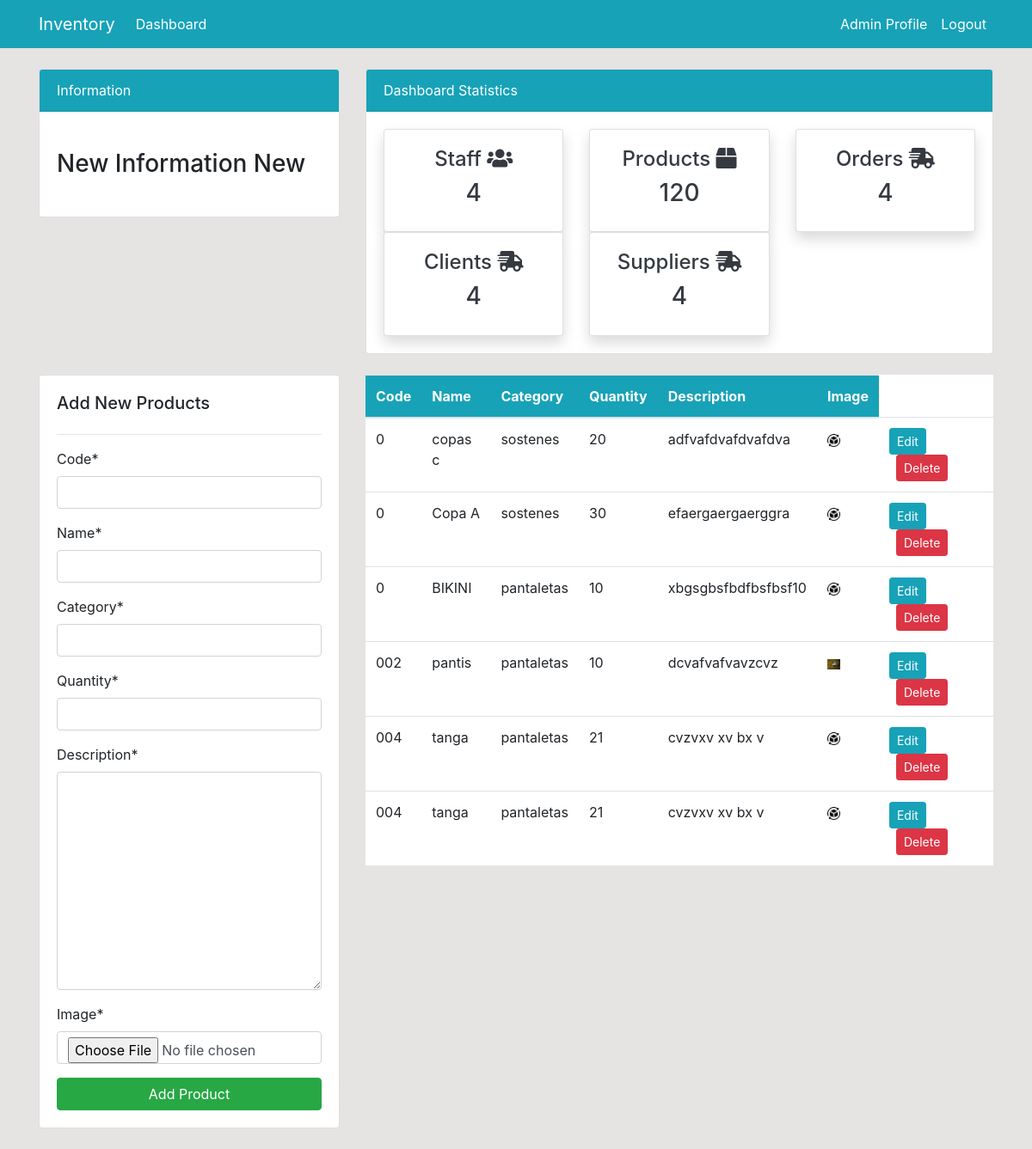
/product/ (signed in), run on the app's committed database.
### dashboard/models.py (models this page shows, shortened)
class Product(models.Model):
    code = models.CharField(max_length=20)
    name = models.CharField(max_length=100, null=True)
    category = models.CharField(max_length=20)
    description = models.TextField(max_length=200)
    quantity = models.PositiveIntegerField(null=True)
    image = models.ImageField(default='/static/img/product.png', upload_to='product_images')

### dashboard/views.py (the view)
# urls.py: path('product/', views.product, name='dashboard-product'),
@login_required(login_url='user-login')
def product(request):
    if request.method == 'POST':
        form = ProductForm(request.POST)
        if form.is_valid():
            form.save()
            return redirect('dashboard-product')
    else:
        form = ProductForm()
    items = Product.objects.raw(
        'SELECT * FROM dashboard_product'
        )
    context = {
        'items': items,
        'form' : form,
    }
    return render(request, "dashboard/product.html", context)

### dashboard/forms.py
class ProductForm(forms.ModelForm):
    class Meta:
        model= Product #importing the model
        fields = [
            'code','name','category','quantity','description','image'
        ] #Form fields

### templates/dashboard/product.html (shortened to what this page needs)
{% extends 'partials/base.html' %}
{% load crispy_forms_tags %}
{% block content %}
{% include 'partials/topside.html' %}
<div class="row my-4">
    <div class="col-md-4">
        <div class="card card-body">
            <h5>Add New Products</h5>
            <hr>
            <form method="POST">
                {{form|crispy}}
                <input class="btn btn-success btn-block" type="submit" value="Add Product">
            </form>
        </div>
    </div>
    <div class="col-md-8">
        <table class="table bg-white">
            <thead class="bg-info text-white">
                <tr>
                    <th scope="col">Code</th>
                    <th scope="col">Name</th>
                    <th scope="col">Category</th>
                    <th scope="col">Quantity</th>
                    <th scope="col">Description</th>
                    <th scope="col">Image</th>
                </tr>
            </thead>
            <tbody>
                {% for item in items %}
                <tr>
                    <td>{{ item.code }}</td>
                    <td>{{ item.name }}</td>
                    <td>{{ item.category }}</td>
                    <td>{{ item.quantity }}</td>
                    <td>{{ item.description }}</td>
                    <td><img class="image_product" src="{{ item.image }}" alt="{{ item.name }}"  ></td>
                    <td>
                        <a class="btn btn-info btn-sm mr-2"
                            href="#">Edit</a>
                        <a class="btn btn-danger btn-sm ml-2"
                            href="#">Delete</a>
                    </td>
                </tr>
                {% endfor %}
            </tbody>
        </table>
    </div>
</div>
{% endblock %}

### templates/partials/nav.html (shortened to what this page needs)
<nav class="navbar navbar-expand-lg navbar-info bg-info">
    <div class="container">
        {% if user.is_authenticated %}
        <a class="navbar-brand text-white" href="{% url 'dashboard-index' %}">Inventory</a>
        <div class="collapse navbar-collapse" id="navbarSupportedContent">
            <ul class="navbar-nav mr-auto">
                <li class="nav-item active">
                    <a class="nav-link text-white" href="#">Dashboard </a>
                </li>
            </ul>
            <ul class="navbar-nav ml-auto">
                <li class="nav-item active">
                    <a class="nav-link text-white" href="#">{{ user.username }} Profile
                        <span class="sr-only">(current)</span></a>
                </li>
                <li class="nav-item">
                    <a class="nav-link text-white" href="{% url 'user-logout' %}">Logout</a>
                </li>
            </ul>
            {% endif %}
        </div>
    </div>
</nav>

### static/style.css (style rules this page uses)
body { background: rgb(230, 227, 227); }
.image_product { width: 15px; }

### data on the page
Product: code "0", name "copas c", category "sostenes", quantity "20", description "adfvafdvafdvafdva", image (picture)
Product: code "0", name "Copa A", category "sostenes", quantity "30", description "efaergaergaerggra", image (picture)
Product: code "0", name "BIKINI", category "pantaletas", quantity "10", description "xbgsgbsfbdfbsfbsf10", image (picture)
Product: code "002", name "pantis", category "pantaletas", quantity "10", description "dcvafvafvavzcvz", image (picture)
Product: code "004", name "tanga", category "pantaletas", quantity "21", description "cvzvxv xv bx v", image (picture)
Product: code "004", name "tanga", category "pantaletas", quantity "21", description "cvzvxv xv bx v", image (picture)

### other printed values
{{ user.username }} "Admin"
